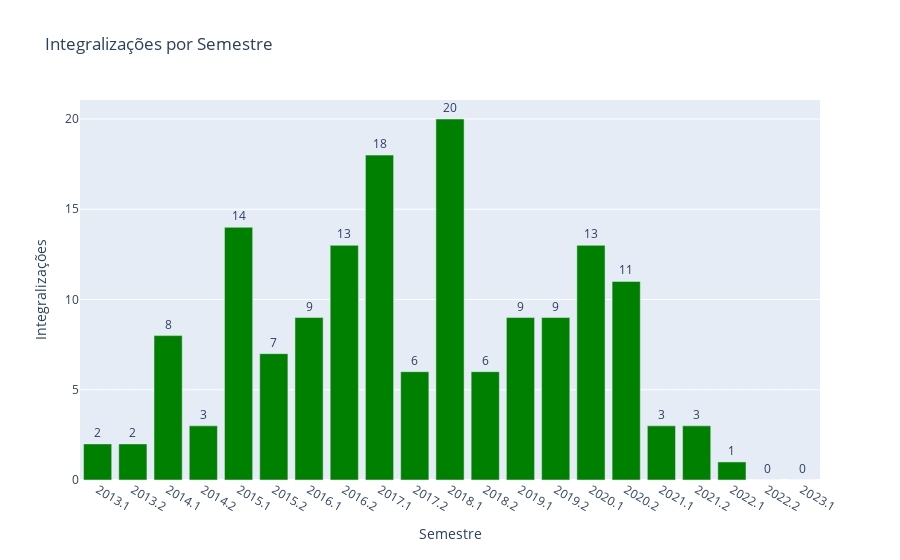

Notebook cell for this chart:
### Code cell
import pandas as pd
import plotly.graph_objs as go

# Ler os dados do arquivo Excel
df = pd.read_excel('planilha.xlsx')

# Converter a coluna "Semestre" para o tipo de dados string
df['Semestre'] = df['Semestre'].astype(str)

# Agrupar os dados da coluna "Integralizações" por semestre
agregado = df.groupby('Semestre')['Integralizações'].sum().reset_index()

# Criar o gráfico de barras
fig = go.Figure()

fig.add_trace(
    go.Bar(
        x=agregado['Semestre'],
        y=agregado['Integralizações'],
        text=agregado['Integralizações'],
        textposition='outside',  # Posição do texto (fora da barra)
        marker_color='green',  # Cor das barras
    )
)

fig.update_layout(
    title='Integralizações por Semestre',
    xaxis_title='Semestre',
    yaxis_title='Integralizações',
    showlegend=False  # Ocultar a legenda
)

# Exibir o gráfico
fig.show()

### Figure 1 — Plotly figure (JSON) as saved in the notebook; plotly's stock layout.template omitted (floating-point values rounded to 4 significant figures)
{"data": [{"marker": {"color": "green"}, "text": [2, 2, 8, 3, 14, 7, 9, 13, 18, 6, 20, 6, 9, 9, 13, 11, 3, 3, 1, 0, 0], "textposition": "outside", "type": "bar", "x": ["2013.1", "2013.2", "2014.1", "2014.2", "2015.1", "2015.2", "2016.1", "2016.2", "2017.1", "2017.2", "2018.1", "2018.2", "2019.1", "2019.2", "2020.1", "2020.2", "2021.1", "2021.2", "2022.1", "2022.2", "2023.1"], "y": [2, 2, 8, 3, 14, 7, 9, 13, 18, 6, 20, 6, 9, 9, 13, 11, 3, 3, 1, 0, 0]}], "layout": {"showlegend": false, "title": {"text": "Integralizações por Semestre"}, "xaxis": {"title": {"text": "Semestre"}}, "yaxis": {"title": {"text": "Integralizações"}}}}
